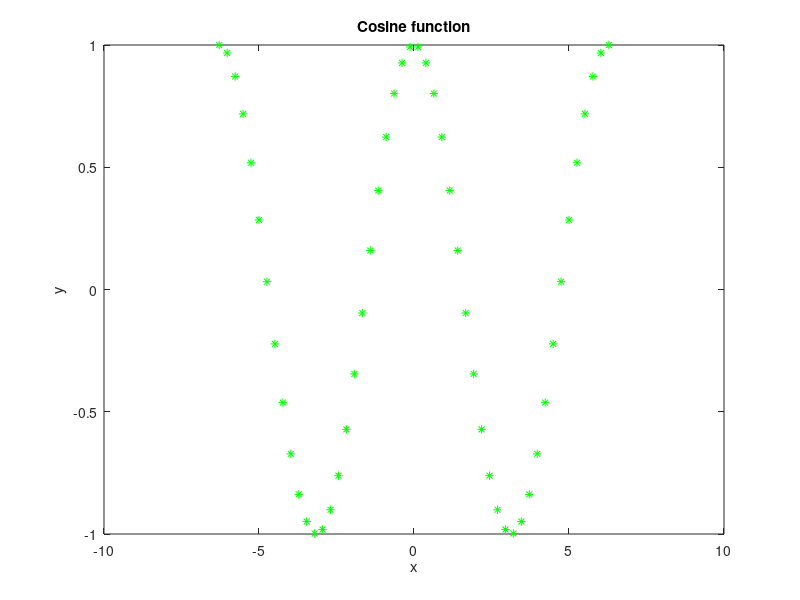

MATLAB code for this plot:
% Prompt user for a character
char_input = input('Enter a character: ', 's')

% Create x-vector with 50 equally spaced numbers between -2pi and 2pi
x = linspace(-2*pi, 2*pi, 50);

% Calculate y-vector using cosine function
y = cos(x);

% Create plot
if char_input == 'r'
    % Plot points with red *
    plot(x, y, 'r*')
else
    % Plot points with green *
    plot(x, y, 'g*')
end

% Add title and labels
title('Cosine function')
xlabel('x')
ylabel('y')